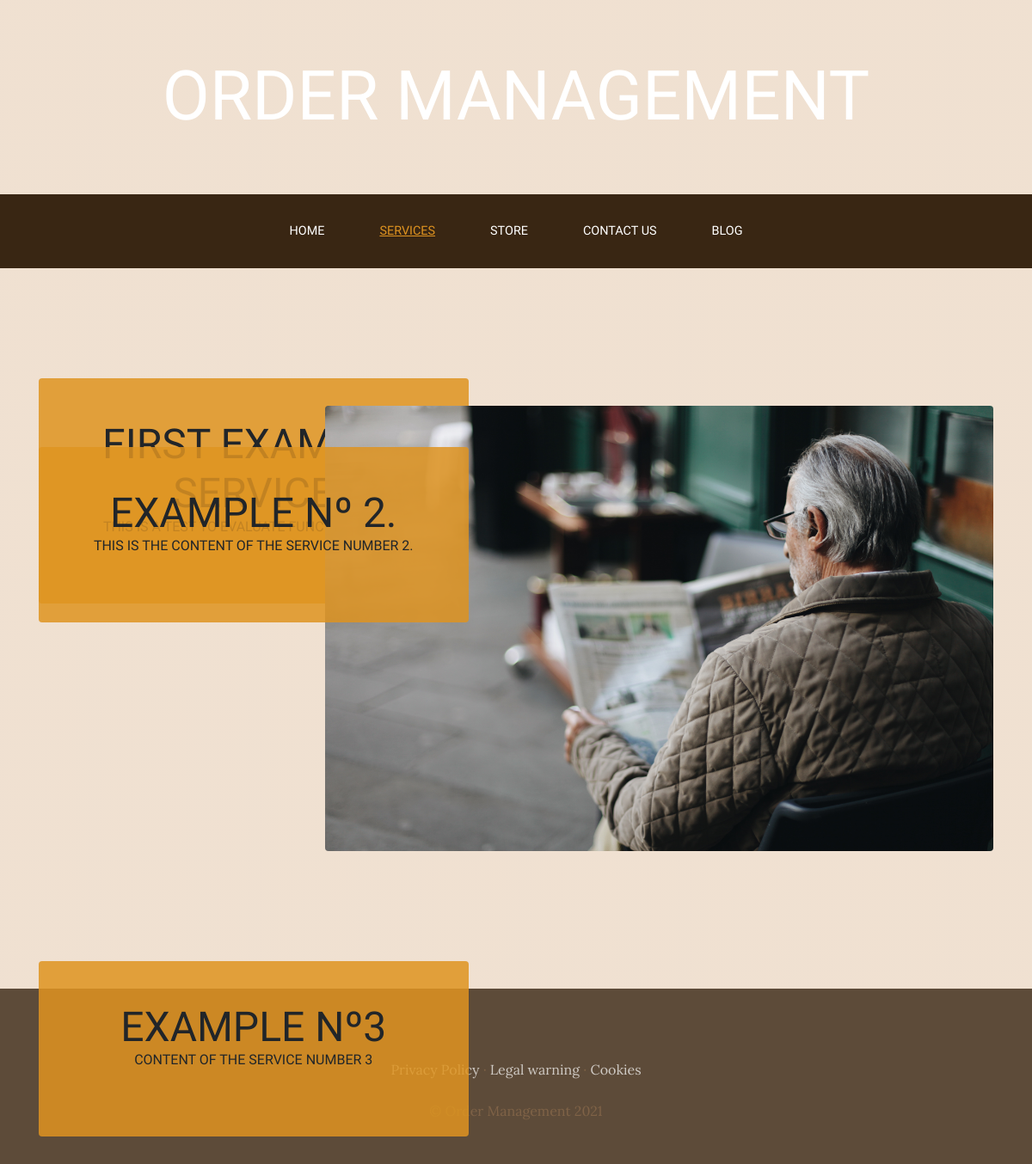
Page /services/ on the committed database.
### servicesApp/models.py (models this page shows, shortened)
class Service(models.Model):
    title = models.CharField(max_length=50)
    content = models.CharField(max_length=200)
    picture = models.ImageField(upload_to='services')
    created = models.DateTimeField(auto_now_add=True)
    updated = models.DateTimeField(auto_now_add=True)
    class Meta:
        verbose_name = 'service'
        verbose_name_plural = 'services'

### servicesApp/views.py (the view)
# urls.py: path('services/', include('servicesApp.urls')),
def services(request):
    service = Service.objects.all()  # importa todos los servicios que hemos construido
    return render(request,
                  'services/services.html',
                  {'services': service})

### servicesApp/templates/services/services.html (shortened to what this page needs)
<!DOCTYPE html>
<html lang="en">
<head>
</head>
{% extends 'webProject/base.html' %}
{% load static %}
{% block content %}
    {% for service in services %}
         <section class="page-section clearfix">
            <div class="container">
              <div class="intro">
                <img class="intro-img img-fluid mb-3 mb-lg-0 rounded" src="{{ service.picture.url }}" alt="" style="float: right">
                <div class="intro-text left-0 text-center bg-faded p-5 rounded">
                  <h2 class="section-heading mb-4">
                    <span class="section-heading-lower">{{ service.title }}</span>
                    <span class="section-heading-upper">{{ service.content }}</span>
                  </h2>
                </div>
              </div>
            </div>
          </section>
    {% endfor %}
{% endblock %}

### webProject/static/webProject/css/gestion.css (style rules this page uses)
body { font-family: 'Lora', serif; background: linear-gradient(rgba(217, 179, 140, 0.4), rgba(217, 179, 140, 0.4)), url("../img/bg_main.jpg"); background-attachment: fixed; background-position: center; background-size: cover; }
h1, h2, h3, h4, h5, h6 { font-family: 'Zen Antique Soft', serif; }
.page-section { margin-top: 5rem; margin-bottom: 5rem; }
.section-heading { text-transform: uppercase; }
.section-heading .section-heading-upper { display: block; font-size: 1rem; padding-bottom: .5rem; }
.section-heading .section-heading-lower { display: block; font-size: 3rem; }
.bg-faded { background-color: rgba(223, 147, 32, 0.85); }
.intro { position: relative; }
@media (min-width: 992px) { .intro .intro-img { width: 70%; float: left; } }
@media (min-width: 992px) { .intro .intro-text { left: 600; width: 60%; margin-top: 3rem; ; position: absolute; } }
@media (min-width: 1200px) { .intro .intro-text { width: 45%; } }

### rows in the picture
Service: title "FIRST EXAMPLE SERVICE", content "THIS IS A TEST TO EVALUATE FUNCTIONABILITY"
Service: picture (picture), title "EXAMPLE Nº 2.", content "THIS IS THE CONTENT OF THE SERVICE NUMBER 2."
Service: title "EXAMPLE Nº3", content "CONTENT OF THE SERVICE NUMBER 3"
